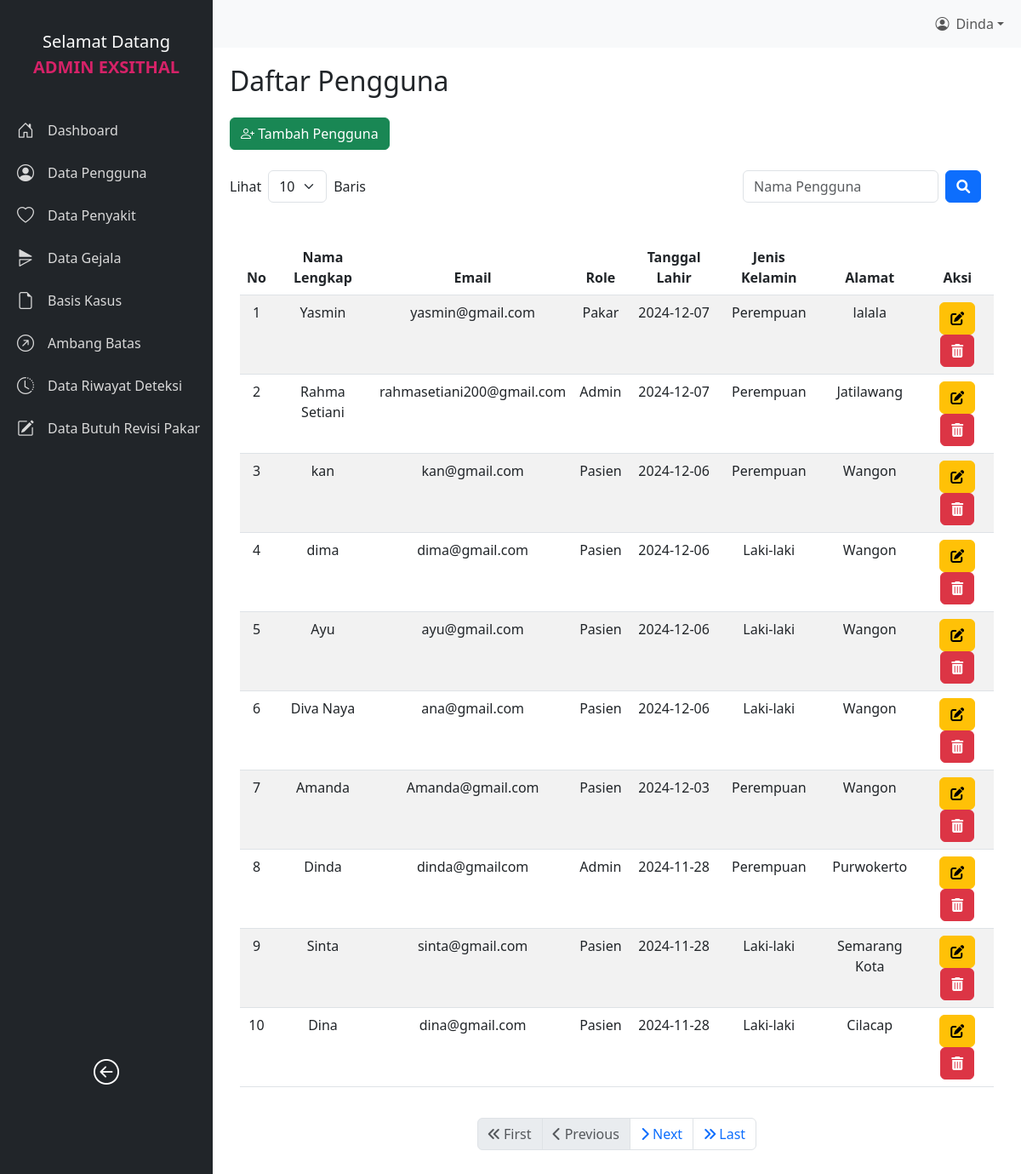
/admin/a-halpengguna.php (signed in), run on the app's committed database.
### tables this page shows
CREATE TABLE `user` (
  `id` int(11) NOT NULL,
  `namalengkap` varchar(55) NOT NULL,
  `email` varchar(55) NOT NULL,
  `password` varchar(255) NOT NULL,
  `created_at` timestamp NOT NULL DEFAULT current_timestamp(),
  `role` tinyint(4) DEFAULT 0,
  `tanggal_lahir` date DEFAULT NULL,
  `jenis_kelamin` enum('Laki-laki','Perempuan') DEFAULT NULL,
  `alamat` text DEFAULT NULL
);

### handler/pengguna/pagination-pengguna.php (called while the page is built, shortened)
<?php
require '../database/koneksi.php';
$limit = isset($_GET['limit']) ? (int)$_GET['limit'] : 10;
$page = isset($_GET['page']) ? (int)$_GET['page'] : 1;
$offset = ($page - 1) * $limit;
$searchQuery = isset($_GET['search']) ? trim($_GET['search']) : '';
$totalUsersQuery = "SELECT COUNT(*) as total FROM user WHERE namalengkap LIKE '%$searchQuery%' OR email LIKE '%$searchQuery%' OR role LIKE '%$searchQuery%'";
$totalResult = mysqli_query($conn, $totalUsersQuery);
$totalRow = mysqli_fetch_assoc($totalResult);
$totalUsers = $totalRow['total'];
$totalPages = ceil($totalUsers / $limit);
$userQuery = "SELECT * FROM user WHERE namalengkap LIKE '%$searchQuery%' OR email LIKE '%$searchQuery%' OR role LIKE '%$searchQuery%' ORDER BY id DESC LIMIT $limit OFFSET $offset";
$userResult = mysqli_query($conn, $userQuery);
?>

### admin/a-halpengguna.php (the view, shortened to what this page needs)
<?php
require '../database/koneksi.php';
include '../handler/pengguna/pagination-pengguna.php';
?>
<!DOCTYPE html>
<html lang="en">
<head>
    <link href="https://cdn.jsdelivr.net/npm/bootstrap@5.3.0/dist/css/bootstrap.min.css" rel="stylesheet">
    <link rel="stylesheet" href="https://cdnjs.cloudflare.com/ajax/libs/font-awesome/6.0.0-beta3/css/all.min.css">
    <link href="https://cdnjs.cloudflare.com/ajax/libs/bootstrap-icons/1.10.3/font/bootstrap-icons.min.css" rel="stylesheet">
    <link rel="stylesheet" href="../asset/css/admin.css">
</head>
<body>
<?php include 'sidebar.php'; ?>
<?php include 'navbar.php'; ?>
<div id="content" style="margin-top: 56px;">
    <h2>Daftar Pengguna</h2>
    <div class="d-flex justify-content-between align-items-center mt-4">
        <button type="button" class="btn btn-success" data-bs-toggle="modal" data-bs-target="#addUserModal">
            <i class="bi bi-person-plus"></i> Tambah Pengguna
        </button>
    </div>
    <div class="d-flex justify-content-between align-items-center mt-4">
        <div class="d-flex align-items-center">
            <label for="entriesSelect" class="me-2">Lihat</label>
            <select id="entriesSelect" class="form-select w-auto" onchange="changeLimit(this.value)">
                <option value="10" <?php if ($limit == 10) echo 'selected'; ?>>10</option>
            </select>
            <span class="ms-2 me-2">Baris</span>
        </div>
        <form method="GET" action="" class="d-flex align-items-center">
            <input type="text" id="searchInput" name="search" value="<?= htmlspecialchars($searchQuery); ?>" class="form-control w-75 me-2" placeholder="Nama Pengguna" onkeypress="if(event.key === 'Enter') searchPengguna()">
            <button type="submit" class="btn btn-primary">
                <i class="fas fa-search"></i>
            </button>
        </form>
    </div>
    <div class="container mt-4">
        <div class="table-responsive">
            <table class="table table-striped table-hover">
                <thead>
                    <tr>
                        <th>No</th>
                        <th>Nama Lengkap</th>
                        <th>Email</th>
                        <th>Role</th>
                        <th>Tanggal Lahir</th>
                        <th>Jenis Kelamin</th>
                        <th>Alamat</th>
                        <th>Aksi</th>
                    </tr>
                </thead>
                <tbody>
                    <?php if (mysqli_num_rows($userResult) > 0): ?>
                        <?php
                        $counter = $offset + 1;
                        while ($user = mysqli_fetch_assoc($userResult)): ?>
                            <tr>
                                <td><?= $counter++; ?></td>
                                <td><?= htmlspecialchars($user['namalengkap']); ?></td>
                                <td><?= htmlspecialchars($user['email']); ?></td>
                                <td>
                                    <?php
                                        switch ($user['role']) {
                                            case 0: echo "Pasien"; break;
                                            case 1: echo "Admin"; break;
                                            case 2: echo "Pakar"; break;
                                        }
                                    ?>
                                </td>
                                <td><?= htmlspecialchars(date('Y-m-d', strtotime($user['tanggal_lahir']))); ?></td>
                                <td><?= htmlspecialchars($user['jenis_kelamin']); ?></td>
                                <td><?= htmlspecialchars($user['alamat']); ?></td>
                                <td>
                                    <button type="button" class="btn btn-warning" data-bs-toggle="modal" data-bs-target="#updateModal-<?= $user['id']; ?>">
                                        <i class="fas fa-edit"></i>
                                    </button>
                                    <a href="../handler/pengguna/admin-hapuspengguna.php?id=<?= $user['id']; ?>" class="btn btn-danger" onclick="return confirm('Yakin ingin menghapus pengguna ini?');">
                                        <i class="fas fa-trash-alt"></i>
                                    </a>
                                </td>
                            </tr>
                        <?php endwhile; ?>
                    <?php else: ?>
                        <tr>
                            <td colspan="8" class="text-center">Tidak ada data pengguna yang tersedia.</td>
                        </tr>
                    <?php endif; ?>
                </tbody>
            </table>
        </div>
        </div>
        <div class="pagination-container">
            <nav aria-label="Page navigation" class="pagination-container">
                <ul class="pagination justify-content-center">
                    <li class="page-item <?= $page <= 1 ? 'disabled' : ''; ?>">
                        <a class="page-link" href="?page=1&limit=<?= $limit; ?>&search=<?= htmlspecialchars($searchQuery); ?>" aria-label="First">
                            <i class="fas fa-angle-double-left"></i> First
                        </a>
                    </li>
                    <li class="page-item <?= $page <= 1 ? 'disabled' : ''; ?>">
                        <a class="page-link" href="?page=<?= $page - 1; ?>&limit=<?= $limit; ?>&search=<?= htmlspecialchars($searchQuery); ?>" aria-label="Previous">
                            <i class="fas fa-chevron-left"></i> Previous
                        </a>
                    </li>
                    <li class="page-item <?= $page >= $totalPages ? 'disabled' : ''; ?>">
                        <a class="page-link" href="?page=<?= $page + 1; ?>&limit=<?= $limit; ?>&search=<?= htmlspecialchars($searchQuery); ?>" aria-label="Next">
                            <i class="fas fa-chevron-right"></i> Next
                        </a>
                    </li>
                    <li class="page-item <?= $page >= $totalPages ? 'disabled' : ''; ?>">
                        <a class="page-link" href="?page=<?= $totalPages; ?>&limit=<?= $limit; ?>&search=<?= htmlspecialchars($searchQuery); ?>" aria-label="Last">
                            <i class="fas fa-angle-double-right"></i> Last
                        </a>
                    </li>
                </ul>
            </nav>
        </div>
    </div>
</body>
</html>

### asset/css/admin.css (style rules this page uses)
body { display: flex; height: 100vh; margin: 0; overflow: hidden; }
#content { margin-left: 250px; padding: 20px; transition: margin-left 0.3s; width: calc(100% - 250px); overflow-y: auto; }

### admin/a-halpengguna.php (style rules this page uses)
.table { margin-top: 20px; }
.table th, .table td { text-align: center; }
.pagination-container { margin-top: 20px; }

### data on the page
user: namalengkap "Yasmin", email "yasmin@gmail.com", role "Pakar", tanggal_lahir "2024-12-07", jenis_kelamin "Perempuan", alamat "lalala"
user: namalengkap "Rahma Setiani", email "rahmasetiani200@gmail.com", role "Admin", tanggal_lahir "2024-12-07", jenis_kelamin "Perempuan", alamat "Jatilawang"
user: namalengkap "kan", email "kan@gmail.com", role "Pasien", tanggal_lahir "2024-12-06", jenis_kelamin "Perempuan", alamat "Wangon"
user: namalengkap "dima", email "dima@gmail.com", role "Pasien", tanggal_lahir "2024-12-06", jenis_kelamin "Laki-laki", alamat "Wangon"
user: namalengkap "Ayu", email "ayu@gmail.com", role "Pasien", tanggal_lahir "2024-12-06", jenis_kelamin "Laki-laki", alamat "Wangon"
user: namalengkap "Diva Naya", email "ana@gmail.com", role "Pasien", tanggal_lahir "2024-12-06", jenis_kelamin "Laki-laki", alamat "Wangon"
user: namalengkap "Amanda", email "Amanda@gmail.com", role "Pasien", tanggal_lahir "2024-12-03", jenis_kelamin "Perempuan", alamat "Wangon"
user: namalengkap "Dinda", email "dinda@gmailcom", role "Admin", tanggal_lahir "2024-11-28", jenis_kelamin "Perempuan", alamat "Purwokerto"
user: namalengkap "Sinta", email "sinta@gmail.com", role "Pasien", tanggal_lahir "2024-11-28", jenis_kelamin "Laki-laki", alamat "Semarang Kota"
user: namalengkap "Dina", email "dina@gmail.com", role "Pasien", tanggal_lahir "2024-11-28", jenis_kelamin "Laki-laki", alamat "Cilacap"

### other printed values
$_SESSION['namalengkap'] "Dinda"
